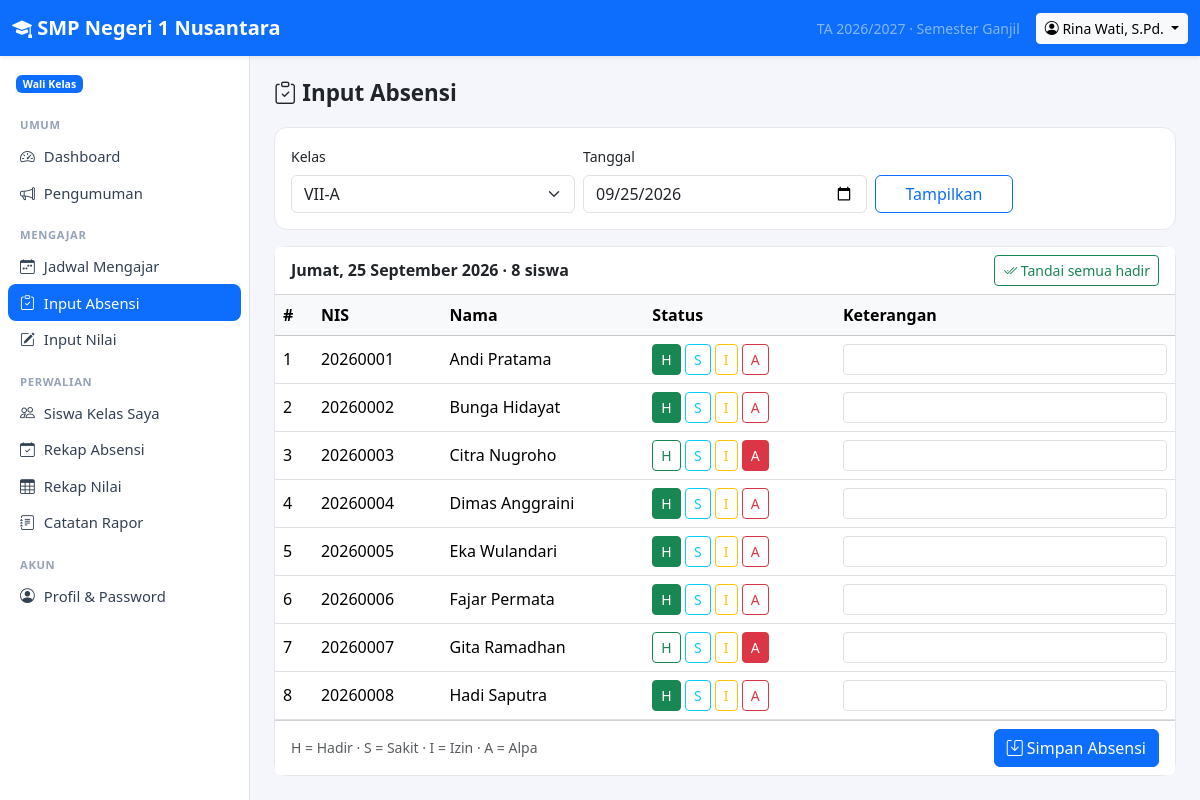
Screenshot of /index.php?r=guru/absensi&class_id=1 (signed in) with the database file from the repository.
### tables this page shows
CREATE TABLE `settings` (
  `skey` varchar(50) NOT NULL,
  `svalue` text DEFAULT NULL,
  PRIMARY KEY (`skey`)
);

CREATE TABLE `users` (
  `id` int(11) NOT NULL AUTO_INCREMENT,
  `username` varchar(50) NOT NULL,
  `password_hash` varchar(255) NOT NULL,
  `name` varchar(100) NOT NULL,
  `role` varchar(20) NOT NULL,
  `nip` varchar(30) DEFAULT NULL,
  `email` varchar(100) DEFAULT NULL,
  `phone` varchar(30) DEFAULT NULL,
  `active` int(11) NOT NULL DEFAULT 1,
  `created_at` datetime DEFAULT current_timestamp(),
  PRIMARY KEY (`id`),
  UNIQUE KEY `username` (`username`),
  KEY `idx_users_role` (`role`)
);

CREATE TABLE `students` (
  `id` int(11) NOT NULL AUTO_INCREMENT,
  `user_id` int(11) NOT NULL,
  `nis` varchar(30) NOT NULL,
  `class_id` int(11) DEFAULT NULL,
  `parent_id` int(11) DEFAULT NULL,
  `gender` char(1) DEFAULT NULL,
  `birth_place` varchar(100) DEFAULT NULL,
  `birth_date` date DEFAULT NULL,
  `address` text DEFAULT NULL,
  PRIMARY KEY (`id`),
  UNIQUE KEY `user_id` (`user_id`),
  UNIQUE KEY `nis` (`nis`),
  KEY `idx_students_class` (`class_id`),
  KEY `idx_students_parent` (`parent_id`),
  CONSTRAINT `students_ibfk_1` FOREIGN KEY (`user_id`) REFERENCES `users` (`id`) ON DELETE CASCADE,
  CONSTRAINT `students_ibfk_2` FOREIGN KEY (`class_id`) REFERENCES `classes` (`id`) ON DELETE SET NULL,
  CONSTRAINT `students_ibfk_3` FOREIGN KEY (`parent_id`) REFERENCES `users` (`id`) ON DELETE SET NULL
);

### app/helpers.php (called while the page is built, shortened)
<?php
function config(string $key, mixed $default = null): mixed
{
    $value = $GLOBALS['config'];
    foreach (explode('.', $key) as $part) {
        $value = $value[$part];
    }
    return $value;
}
function e(mixed $value): string
{
    return htmlspecialchars((string) ($value ?? ''), ENT_QUOTES, 'UTF-8');
}
function url(string $route = '', array $params = []): string
{
    $query = $route !== '' ? ['r' => $route] + $params : $params;
    return 'index.php' . ($query ? '?' . http_build_query($query) : '');
}
function param(string $key, string $default = ''): string
{
    $v = $_GET[$key] ?? $default;
    return is_string($v) ? trim($v) : $default;
}
function render(string $view, array $data = [], string $title = ''): void
{
    extract($data, EXTR_SKIP);
    require BASE_PATH . '/app/views/' . $view . '.php';
    $content = ob_get_clean();
    require BASE_PATH . '/app/views/layout.php';
}
function role_label(string $role): string
{
    return ROLES[$role] ?? $role;
}
function tanggal(?string $date, bool $withDay = false): string
{
    $ts = strtotime($date);
    $out = date('j', $ts) . ' ' . MONTHS[(int) date('n', $ts)] . ' ' . date('Y', $ts);
    if ($withDay) {
        $names = ['Minggu', 'Senin', 'Selasa', 'Rabu', 'Kamis', 'Jumat', 'Sabtu'];
        $out = $names[(int) date('w', $ts)] . ', ' . $out;
    }
    return $out;
}
function setting(string $key, string $default = ''): string
{
    static $cache = null;
    if ($cache === null) {
        $cache = [];
        foreach (db_all('SELECT skey, svalue FROM settings') as $row) {
            $cache[$row['skey']] = (string) $row['svalue'];
        }
    }
    return $cache[$key] ?? $default;
}
function period(): array
{
    return [
        'year'     => setting('academic_year', date('Y') . '/' . (date('Y') + 1)),
        'semester' => setting('semester', 'Ganjil'),
    ];
}
function selected(mixed $a, mixed $b): string
{
    return (string) $a === (string) $b ? ' selected' : '';
}

### app/controllers/guru.php (called while the page is built, shortened)
<?php
function teacher_attendance(): void
{
    $me = current_user();
    $classes = teacher_classes((int) $me['id']);
    $default = homeroom_class((int) $me['id'])['id'] ?? ($classes[0]['id'] ?? 0);
    $classId = param_int('class_id', (int) $default);
    $date = param('date', date('Y-m-d'));
    $students = $classId ? class_students($classId) : [];
    $existing = [];
    if ($students) {
        $rows = db_all(
            'SELECT a.student_id, a.status, a.note FROM attendance a JOIN students s ON s.id = a.student_id
             WHERE s.class_id = ? AND a.att_date = ?',
            [$classId, $date]
        );
        foreach ($rows as $r) {
            $existing[$r['student_id']] = $r;
        }
    }
    render('guru/attendance', compact('classes', 'classId', 'date', 'students', 'existing'), 'Input Absensi');
}

### public/index.php (called while the page is built, shortened)
<?php
$routes = require BASE_PATH . '/app/routes.php';
$route  = trim(param('r'), '/');
[$file, $handler, $roles] = $routes[$route];
if ($roles !== null) {
    $roles === [] ? require_login() : require_role(...$roles);
}
try {
    $handler();
} catch (Throwable $e) {
    error_log((string) $e);
    if (config('debug')) {
        throw $e;
    }
    abort(500, 'Terjadi kesalahan pada server. Silakan coba lagi.');
}

### app/auth.php (called while the page is built, shortened)
<?php
function current_user(): ?array
{
    static $user = false;
    if ($user !== false) {
        return $user;
    }
    $uid = $_SESSION['uid'] ?? null;
    $user = $uid ? db_one('SELECT * FROM users WHERE id = ? AND active = 1', [$uid]) : null;
    return $user;
}
function require_login(): array
{
    $u = current_user();
    return $u;
}
function require_role(string ...$roles): array
{
    $u = require_login();
    return $u;
}

### app/db.php (called while the page is built, shortened)
<?php
function db(): PDO
{
    static $pdo = null;
    if ($pdo instanceof PDO) {
        return $pdo;
    }
    $c = config('db');
    $options = [
        PDO::ATTR_ERRMODE            => PDO::ERRMODE_EXCEPTION,
        PDO::ATTR_DEFAULT_FETCH_MODE => PDO::FETCH_ASSOC,
        PDO::ATTR_EMULATE_PREPARES   => false,
    ];
    try {
        if ($c['driver'] === 'mysql') {
            $dsn = sprintf('mysql:host=%s;port=%s;dbname=%s;charset=utf8mb4', $c['host'], $c['port'], $c['name']);
            $pdo = new PDO($dsn, $c['user'], $c['pass'], $options);
            $pdo->exec("SET time_zone = '" . date('P') . "'");
        } else {
            $pdo = new PDO('sqlite:' . $c['sqlite_path'], null, null, $options);
            $pdo->exec('PRAGMA foreign_keys = ON');
            $pdo->exec('PRAGMA journal_mode = WAL');
        }
    } catch (PDOException $e) {
        if (PHP_SAPI === 'cli') {
            throw $e;
        }
        error_log((string) $e);
        while (ob_get_level() > 0) {
            ob_end_clean();
        }
        http_response_code(500);
        exit('<!doctype html><html lang="id"><meta charset="utf-8"><meta name="viewport" content="width=device-width, initial-scale=1">'
            . '<title>Database tidak terhubung</title>'
            . '<body style="font-family:system-ui,sans-serif;background:#f4f6fb;margin:0;padding:16px">'
            . '<div style="max-width:640px;margin:64px auto;background:#fff;border:1px solid #e5e7eb;border-radius:12px;padding:28px">'
            . '<h2 style="margin-top:0;color:#b91c1c">Tidak dapat terhubung ke database</h2>'
            . '<p>Aplikasi tidak bisa tersambung ke server database. Periksa hal berikut:</p><ol style="line-height:1.7">'
            . '<li>Nama database, user, dan password di <code>config.local.php</code> (atau <code>config.php</code>) sudah benar.</li>'
            . '<li>User database sudah ditambahkan ke database dengan hak <em>ALL PRIVILEGES</em>.</li>'
            . '<li>File <code>database/sekolah_mysql_kosong.sql</code> atau <code>sekolah_mysql.sql</code> sudah di-import.</li>'
            . '<li>Server MySQL/MariaDB sedang berjalan.</li></ol>'
            . '<p style="color:#64748b;font-size:14px;margin-bottom:0">Detail kesalahan dicatat di log error server.</p></div></body></html>');
    }
    return $pdo;
}
function db_query(string $sql, array $params = []): PDOStatement
{
    $st = db()->prepare($sql);
    $st->execute($params);
    return $st;
}
function db_one(string $sql, array $params = []): ?array
{
    $row = db_query($sql, $params)->fetch();
    return $row === false ? null : $row;
}
function db_all(string $sql, array $params = []): array
{
    return db_query($sql, $params)->fetchAll();
}

### app/access.php (called while the page is built, shortened)
<?php
function teacher_classes(int $teacherId): array
{
    return db_all(
        'SELECT DISTINCT c.id, c.name, c.level FROM classes c
         WHERE c.homeroom_teacher_id = ?
            OR c.id IN (SELECT class_id FROM teaching_assignments WHERE teacher_id = ?)
         ORDER BY c.level, c.name',
        [$teacherId, $teacherId]
    );
}
function class_students(int $classId): array
{
    return db_all(
        'SELECT s.id, s.nis, s.gender, s.parent_id, u.name, u.phone, p.name AS parent_name, p.phone AS parent_phone
         FROM students s JOIN users u ON u.id = s.user_id
         LEFT JOIN users p ON p.id = s.parent_id
         WHERE s.class_id = ? AND u.active = 1 ORDER BY u.name',
        [$classId]
    );
}

### app/menu.php (called while the page is built, shortened)
<?php
function menu_for(string $role): array
{
    $common = ['Umum' => [
        ['Dashboard', '', 'speedometer2'],
        ['Pengumuman', 'pengumuman', 'megaphone'],
    ]];
    $teaching = ['Mengajar' => [
        ['Jadwal Mengajar', 'guru/jadwal', 'calendar-week'],
        ['Input Absensi', 'guru/absensi', 'clipboard-check'],
        ['Input Nilai', 'guru/nilai', 'pencil-square'],
    ]];
    return $common + ($menus[$role] ?? []) + ['Akun' => [['Profil & Password', 'profil', 'person-circle']]];
}

### app/views/guru/attendance.php (the view, shortened to what this page needs)
<div class="page-header"><h1><i class="bi bi-clipboard-check"></i> Input Absensi</h1></div>
<div class="card mb-3"><div class="card-body">
    <form method="get" class="row g-2 align-items-end">
        <div class="col-md-4"><label class="form-label small">Kelas</label>
            <select class="form-select" name="class_id">
                <?php foreach ($classes as $c): ?><option value="<?= (int) $c['id'] ?>"<?= selected($c['id'], $classId) ?>><?= e($c['name']) ?></option><?php endforeach; ?>
            </select></div>
        <div class="col-md-4"><label class="form-label small">Tanggal</label>
            <input class="form-control" type="date" name="date" value="<?= e($date) ?>" max="<?= date('Y-m-d') ?>"></div>
        <div class="col-md-2"><button class="btn btn-outline-primary w-100">Tampilkan</button></div>
    </form>
</div></div>
<?php if (!$classes): ?>
    <div class="alert alert-info">Anda belum ditugaskan mengajar di kelas mana pun.</div>
<?php else: ?>
<form method="post" action="<?= url('guru/absensi', ['class_id' => $classId, 'date' => $date]) ?>">
    <div class="card">
        <div class="card-header bg-white d-flex flex-wrap justify-content-between align-items-center gap-2">
            <span class="fw-semibold"><?= tanggal($date, true) ?> · <?= count($students) ?> siswa</span>
            <button type="button" class="btn btn-sm btn-outline-success" id="allPresent"><i class="bi bi-check2-all"></i> Tandai semua hadir</button>
        </div>
        <div class="table-responsive"><table class="table table-hover mb-0">
            <thead class="table-light"><tr><th>#</th><th>NIS</th><th>Nama</th><th>Status</th><th>Keterangan</th></tr></thead>
            <tbody>
            <?php foreach ($students as $i => $s): $cur = $existing[$s['id']]['status'] ?? ''; ?>
                <tr>
                    <td><?= $i + 1 ?></td><td><?= e($s['nis']) ?></td><td><?= e($s['name']) ?></td>
                    <td class="text-nowrap">
                        <?php foreach (ATTENDANCE_STATUS as $k => $label): ?>
                            <label class="btn btn-sm btn-outline-<?= ['H'=>'success','S'=>'info','I'=>'warning','A'=>'danger'][$k] ?>" for="st<?= (int) $s['id'] . $k ?>" title="<?= e($label) ?>"><?= $k ?></label>
                        <?php endforeach; ?>
                    </td>
                    <td><input class="form-control form-control-sm" name="note[<?= (int) $s['id'] ?>]" value="<?= e($existing[$s['id']]['note'] ?? '') ?>" maxlength="255"></td>
                </tr>
            <?php endforeach; if (!$students) echo empty_row(5, 'Belum ada siswa di kelas ini.'); ?>
            </tbody>
        </table></div>
        <?php if ($students): ?>
        <div class="card-footer bg-white d-flex justify-content-between align-items-center">
            <span class="small text-muted">H = Hadir · S = Sakit · I = Izin · A = Alpa</span>
            <button class="btn btn-primary"><i class="bi bi-save"></i> Simpan Absensi</button>
        </div>
        <?php endif; ?>
    </div>
</form>
<?php endif; ?>

### app/views/layout.php (shortened to what this page needs)
<?php
$me = current_user();
$currentRoute = trim(param('r'), '/');
$schoolName = setting('school_name', config('app_name'));
$p = period();
?>
<!doctype html>
<html lang="id">
<head>
    <link href="assets/vendor/bootstrap/bootstrap.min.css" rel="stylesheet">
    <link href="assets/vendor/bootstrap-icons/bootstrap-icons.min.css" rel="stylesheet">
    <link href="assets/app.css" rel="stylesheet">
</head>
<body>
<?php if ($me): ?>
<nav class="navbar navbar-dark bg-primary sticky-top shadow-sm d-print-none">
    <div class="container-fluid">
        <a class="navbar-brand fw-semibold me-auto" href="<?= url() ?>"><i class="bi bi-mortarboard-fill"></i> <?= e($schoolName) ?></a>
        <span class="navbar-text text-white-50 small d-none d-md-inline me-3">
            TA <?= e($p['year']) ?> · Semester <?= e($p['semester']) ?>
        </span>
        <div class="dropdown">
            <button class="btn btn-sm btn-light dropdown-toggle" data-bs-toggle="dropdown">
                <i class="bi bi-person-circle"></i> <span class="d-none d-sm-inline"><?= e($me['name']) ?></span>
            </button>
        </div>
    </div>
</nav>
<div class="d-flex">
    <aside class="offcanvas-lg offcanvas-start sidebar border-end bg-body d-print-none" tabindex="-1" id="sidebar">
        <div class="offcanvas-body d-block p-2">
            <div class="px-2 py-2 mb-2 small">
                <span class="badge text-bg-primary"><?= e(role_label($me['role'])) ?></span>
            </div>
            <?php foreach (menu_for($me['role']) as $section => $items): ?>
                <div class="menu-section"><?= e($section) ?></div>
                <ul class="nav nav-pills flex-column mb-2">
                    <?php foreach ($items as [$label, $route, $icon]):
                        $active = $currentRoute === $route || ($route !== '' && str_starts_with($currentRoute, $route . '/')); ?>
                        <li class="nav-item">
                            <a class="nav-link<?= $active ? ' active' : '' ?>" href="<?= url($route) ?>">
                                <i class="bi bi-<?= e($icon) ?>"></i> <?= e($label) ?>
                            </a>
                        </li>
                    <?php endforeach; ?>
                </ul>
            <?php endforeach; ?>
        </div>
    </aside>
    <main class="flex-grow-1 p-3 p-md-4 main-content">
        <?= $content ?>
    </main>
</div>
<?php else: ?>
    <?= $content ?>
<?php endif; ?>
</body>
</html>

### public/assets/app.css (style rules this page uses)
body { background: #f4f6fb; }
.sidebar { width: 250px; flex-shrink: 0; min-height: calc(100vh - 56px); }
@media (min-width: 992px) { .sidebar { position: sticky; top: 56px; height: calc(100vh - 56px); overflow-y: auto; } }
.sidebar .nav-link { color: #334155; border-radius: .5rem; padding: .45rem .75rem; font-size: .925rem; }
.sidebar .nav-link.active { background: var(--bs-primary); color: #fff; }
.sidebar .nav-link i { width: 1.25rem; display: inline-block; }
.menu-section { font-size: .7rem; text-transform: uppercase; letter-spacing: .06em; color: #94a3b8; padding: .5rem .75rem .25rem; font-weight: 600; }
.main-content { min-width: 0; }
.card { border-radius: .8rem; border-color: #e5e7eb; }
.table > :not(caption) > * > * { vertical-align: middle; }
.page-header { display: flex; flex-wrap: wrap; gap: .75rem; justify-content: space-between; align-items: center; margin-bottom: 1.25rem; }
.page-header h1 { font-size: 1.4rem; margin: 0; font-weight: 600; }

### rows the page displays
settings: skey "2026/2027", skey "Ganjil"
users: name "Rina Wati, S.Pd.", role "Wali Kelas"
students: nis "20260001", user.name "Andi Pratama", k "H", k "S", k "I", k "A"
students: nis "20260002", user.name "Bunga Hidayat", k "H", k "S", k "I", k "A"
students: nis "20260003", user.name "Citra Nugroho", k "H", k "S", k "I", k "A"
students: nis "20260004", user.name "Dimas Anggraini", k "H", k "S", k "I", k "A"
students: nis "20260005", user.name "Eka Wulandari", k "H", k "S", k "I", k "A"
students: nis "20260006", user.name "Fajar Permata", k "H", k "S", k "I", k "A"
students: nis "20260007", user.name "Gita Ramadhan", k "H", k "S", k "I", k "A"
students: nis "20260008", user.name "Hadi Saputra", k "H", k "S", k "I", k "A"

### other values shown
$schoolName "SMP Negeri 1 Nusantara"
$section "UMUM"
$label "Dashboard"
$label "Pengumuman"
$section "MENGAJAR"
$label "Jadwal Mengajar"
$label "Input Absensi"
$label "Input Nilai"
$section "PERWALIAN"
$label "Siswa Kelas Saya"
$label "Rekap Absensi"
$label "Rekap Nilai"
$label "Catatan Rapor"
$section "AKUN"
$label "Profil & Password"
